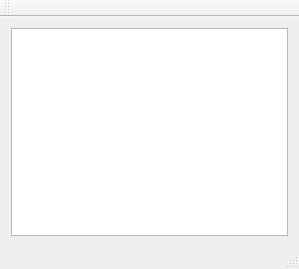
<?xml version="1.0" encoding="UTF-8"?>
<ui version="4.0">
 <class>MainWindow</class>
 <widget class="QMainWindow" name="MainWindow">
  <property name="geometry">
   <rect>
    <x>0</x>
    <y>0</y>
    <width>299</width>
    <height>269</height>
   </rect>
  </property>
  <property name="windowTitle">
   <string>MainWindow</string>
  </property>
  <widget class="QWidget" name="centralWidget">
   <layout class="QHBoxLayout" name="horizontalLayout">
    <item>
     <widget class="QGraphicsView" name="graphicsView"/>
    </item>
   </layout>
  </widget>
  <widget class="QMenuBar" name="menuBar">
   <property name="geometry">
    <rect>
     <x>0</x>
     <y>0</y>
     <width>299</width>
     <height>25</height>
    </rect>
   </property>
  </widget>
  <widget class="QToolBar" name="mainToolBar">
   <attribute name="toolBarArea">
    <enum>TopToolBarArea</enum>
   </attribute>
   <attribute name="toolBarBreak">
    <bool>false</bool>
   </attribute>
  </widget>
  <widget class="QStatusBar" name="statusBar"/>
 </widget>
 <layoutdefault spacing="6" margin="11"/>
 <resources/>
 <connections/>
</ui>
